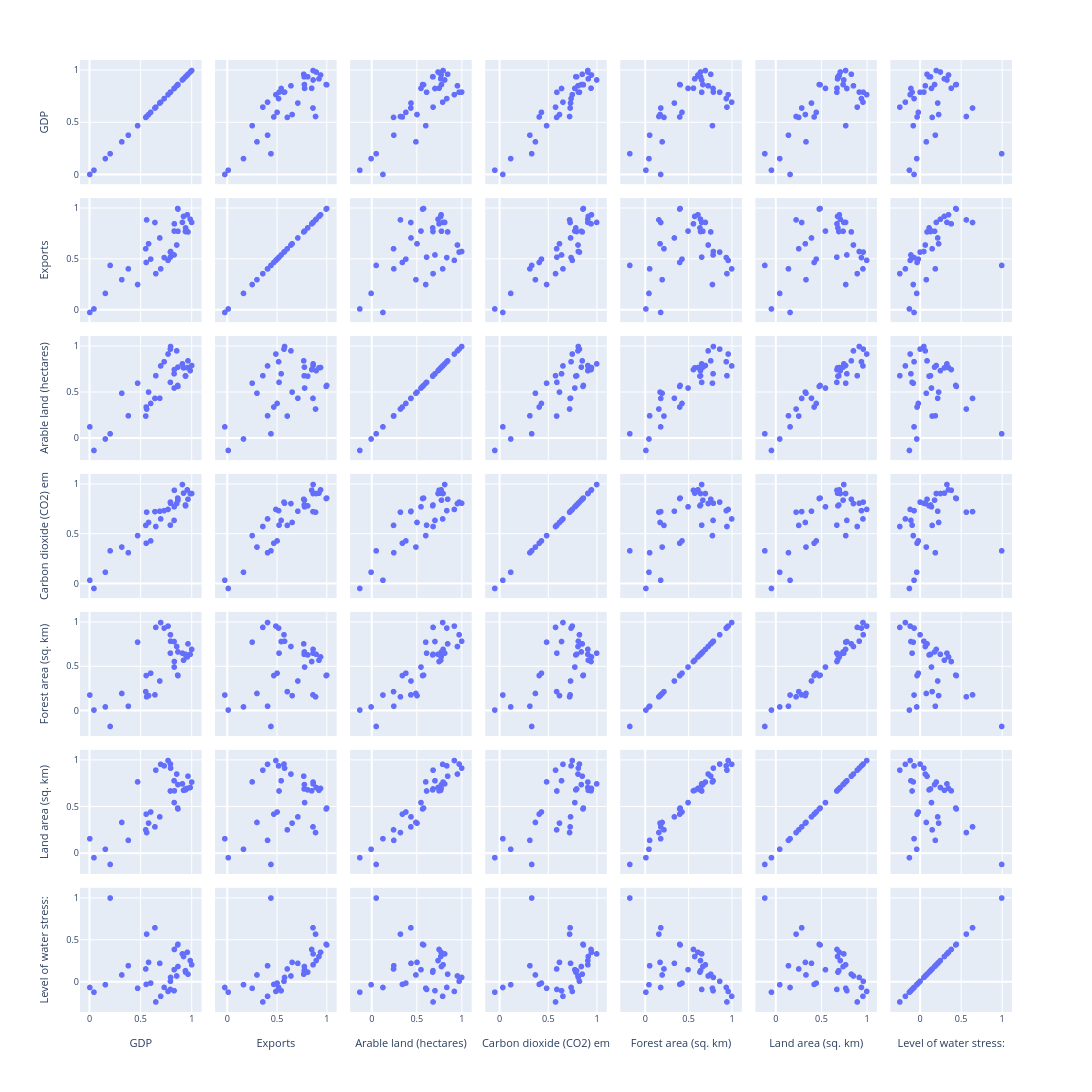

Notebook cell for this chart:
### Code cell
import plotly.express as px

# Hacemos una copia del dataframe para no modificar el original
df_plot = correlaciones_Latam_Economico_ambiental_num.copy()

# Lista de columnas que vas a usar
columns = [
    'GDP', 'Exports', 'Arable land (hectares)',
    'Carbon dioxide (CO2) emissions (total) excluding LULUCF (Mt CO2e)',
    'Forest area (sq. km)', 'Land area (sq. km)',
    'Level of water stress: freshwater withdrawal as a proportion of available freshwater resources'
]

# Renombrar columnas truncándolas a 15 caracteres
short_names = {col: col[:23] for col in columns}
df_plot = df_plot.rename(columns=short_names)

# Scatter matrix con nombres truncados
fig = px.scatter_matrix(
    df_plot,
    dimensions=[short_names[col] for col in columns],
   
    width=1200,
    height=1200
)

# Cambiar el tamaño de fuente
fig.update_layout(font=dict(size=9))

fig.show()

### Figure 1 — Plotly figure (JSON) as saved in the notebook; plotly's stock layout.template omitted (floating-point values rounded to 4 significant figures)
{"data": [{"dimensions": [{"axis": {"matches": true}, "label": "GDP", "values": [1.0, 0.38, 0.8632, 0.8654, 0.9856, 0.003164, 0.4711, 0.8655, 0.9203, 0.9394, 0.7915, 0.9401, 0.316, 0.5592, 0.6403, 0.957, 0.9641, 0.1551, 0.8278, 0.5504, 0.5988, 0.578, 0.688, 0.5547, 0.8288, 0.792, 0.8304, 0.7933, 0.9093, 0.8533, 0.04383, 0.6968, 0.7687, 0.2022, 0.6491, 0.7307]}, {"axis": {"matches": true}, "label": "Exports", "values": [0.8632, 0.4058, 1.0, 0.9948, 0.8944, -0.02394, 0.2512, 0.7761, 0.9224, 0.7735, 0.5209, 0.8089, 0.2991, 0.8879, 0.8624, 0.9383, 0.7693, 0.1639, 0.5424, 0.6039, 0.5016, 0.6528, 0.7101, 0.4685, 0.778, 0.5709, 0.8492, 0.5765, 0.8633, 0.6406, 0.01054, 0.4055, 0.4894, 0.4395, 0.3584, 0.5166]}, {"axis": {"matches": true}, "label": "Arable land (hectares)", "values": [0.7933, 0.2466, 0.5765, 0.5662, 0.7375, 0.1262, 0.6013, 0.7758, 0.7679, 0.6816, 0.6105, 0.6781, 0.4919, 0.3201, 0.4356, 0.7716, 0.8442, -0.005633, 0.7037, 0.2435, 0.3806, 0.5042, 0.4373, 0.3418, 0.5484, 0.9718, 0.7491, 1.0, 0.8114, 0.9528, -0.1306, 0.7889, 0.9183, 0.05113, 0.6825, 0.8345]}, {"axis": {"matches": true}, "label": "Carbon dioxide (CO2) em", "values": [0.9093, 0.3136, 0.8633, 0.8594, 0.9093, 0.03597, 0.4855, 0.8422, 0.9134, 0.7938, 0.591, 0.7855, 0.3705, 0.7217, 0.7271, 0.9462, 0.8516, 0.1169, 0.6389, 0.5886, 0.4324, 0.618, 0.7313, 0.4092, 0.7756, 0.823, 0.9421, 0.8114, 1.0, 0.8083, -0.04644, 0.6537, 0.7493, 0.3323, 0.5773, 0.737]}, {"axis": {"matches": true}, "label": "Forest area (sq. km)", "values": [0.6968, 0.05427, 0.4055, 0.4005, 0.6406, 0.181, 0.7783, 0.6678, 0.574, 0.6408, 0.6541, 0.6339, 0.1985, 0.1606, 0.1825, 0.6115, 0.7588, 0.04635, 0.7853, 0.2192, 0.4273, 0.1742, 0.3393, 0.4009, 0.4968, 0.8617, 0.5592, 0.7889, 0.6537, 0.729, 0.01091, 1.0, 0.9595, -0.1744, 0.9453, 0.9373]}, {"axis": {"matches": true}, "label": "Land area (sq. km)", "values": [0.7687, 0.1428, 0.4894, 0.48, 0.7103, 0.1603, 0.7704, 0.7417, 0.6806, 0.6945, 0.6729, 0.6849, 0.335, 0.2266, 0.2876, 0.7003, 0.8317, 0.04689, 0.7828, 0.2555, 0.4473, 0.3278, 0.3949, 0.4241, 0.5484, 0.9619, 0.6748, 0.9183, 0.7493, 0.8548, -0.04375, 0.9595, 1.0, -0.1163, 0.8966, 0.9426]}, {"axis": {"matches": true}, "label": "Level of water stress: ", "values": [0.2022, 0.1906, 0.4395, 0.4469, 0.2522, -0.06909, -0.07858, 0.1813, 0.3011, 0.1319, -0.0925, 0.1146, 0.08048, 0.5687, 0.6444, 0.3516, 0.08969, -0.0362, -0.1072, 0.1522, -0.01671, 0.2309, 0.2195, -0.03193, 0.1436, 0.004816, 0.3851, 0.05113, 0.3323, 0.06838, -0.1254, -0.1744, -0.1163, 1.0, -0.2422, -0.06847]}], "hovertemplate": "%{xaxis.title.text}=%{x}<br>%{yaxis.title.text}=%{y}<extra></extra>", "legendgroup": "", "marker": {"color": "#636efa", "symbol": "circle"}, "name": "", "showlegend": false, "type": "splom"}], "layout": {"dragmode": "select", "font": {"size": 9}, "height": 1200, "legend": {"tracegroupgap": 0}, "margin": {"t": 60}, "width": 1200}}
